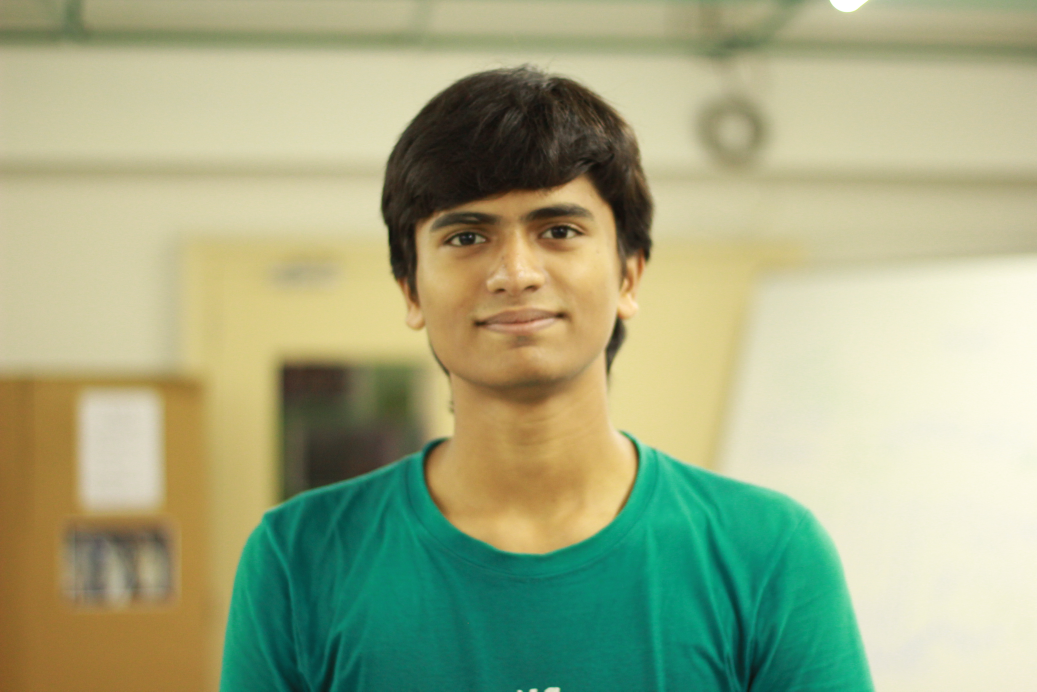
#> input picture sampleFaceImage3.JPG, 5184 x 3456 px (shown at 1/5 size)
$ python grabcut_modified.py   (Python 2 division)
#> lines starting #> are read from the running program, lines starting #| are printed output that depends on the picture; after the words box and inside, x2 and y2 are one past the last pixel; in counts of white or black regions, pixels touching at a corner belong together

import numpy as np
import cv2
import pdb
import math

face_cascade = cv2.CascadeClassifier('haarcascade_frontalface_default.xml')
eye_cascade = cv2.CascadeClassifier('haarcascade_eye.xml')
mouth_cascade = cv2.CascadeClassifier('haarcascade_mcs_mouth.xml')
nose_cascade = cv2.CascadeClassifier('haarcascade_mcs_nose.xml')

img = cv2.imread('sampleFaceImage3.JPG')
#> img is the input picture: shape (3456, 5184, 3); mean B, G, R 131.7, 170.3, 161.4
img2 = img.copy()
#img = cv2.imread('sampleFaceImage2.jpg')
#img = cv2.imread('sampleFaceImage3.JPG')
#----For Debugging-------
# img = cv2.cvtColor(img, cv2.COLOR_BGR2GRAY)

height, width, depth= img.shape
#> height = 3456; width = 5184; depth = 3
height, width = width, height
#> height = 5184; width = 3456
maxDimension = 400
if (height>width):
    dim = (maxDimension, int(((width*maxDimension)/height)))
#> dim = (400, 266)
    img = cv2.resize(img, dim)#, interpolation = cv2.INTER_AREA)
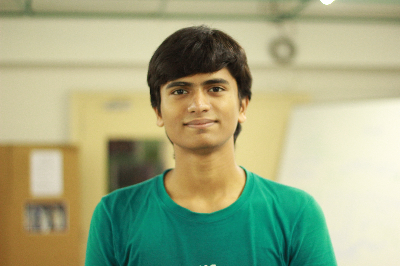
#> img: shape (266, 400, 3); mean B, G, R 131.6, 170.2, 161.3
else:
    dim = (int(((height*maxDimension)/width)), maxDimension)
# pdb.set_trace();
img = cv2.resize(img, dim)#, interpolation = cv2.INTER_AREA)
# gray = cv2.cvtColor(img, cv2.COLOR_BGR2GRAY)

#img2 = cv2.resize(img, img2, np.array([height, width]), b, b, cv2.INTER_LINEAR)

gray = cv2.cvtColor(img, cv2.COLOR_BGR2GRAY)
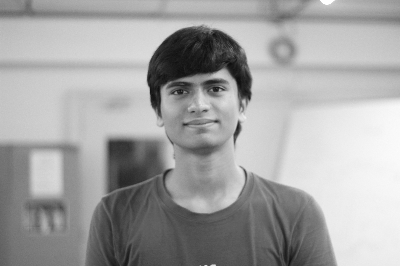
#> gray: shape (266, 400); min 13, max 255, mean 163.1
cv2.equalizeHist(gray, gray)
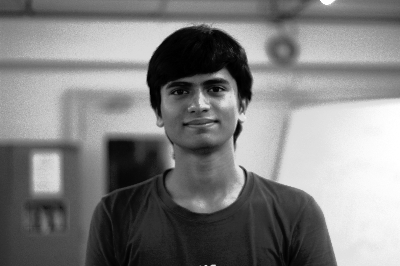
#> gray: shape (266, 400); min 0, max 255, mean 128.3

faces = face_cascade.detectMultiScale(gray, 1.1,2)
#> faces = [[150, 52, 97, 97]]
midPoint = np.arange(8)
#midPoint = [0 for x in range(6)]

mask = np.zeros(img.shape[:2],dtype = np.uint8) # mask initialized to PR_BG
bgdmodel = np.zeros((1,65),np.float64)
fgdmodel = np.zeros((1,65),np.float64)
for (x,y,w,h) in faces:
    cv2.rectangle(img,(x,y),(x+w,y+h),(255,0,0),2)
    rect = (max((x-w/2), 0),max((y-h/2),0),2*w,2*h)
    #cv2.equalizeHist(img,rect)
    cv2.grabCut(img,mask,rect,bgdmodel,fgdmodel,1,cv2.GC_INIT_WITH_RECT)
#> this loop made 1 pass
#> (x, y, w, h, rect) on pass 1: (150, 52, 97, 97, (102, 4, 194, 194))
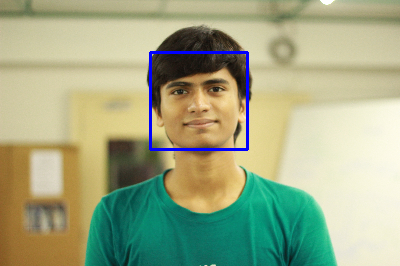
#> img: shape (266, 400, 3); 1.09% of pixels changed, all inside (x1, y1, x2, y2) = (149, 51, 249, 151)


mask2 = np.where((mask==1) + (mask==3),255,0).astype('uint8')
output = cv2.bitwise_and(img,img,mask=mask2)
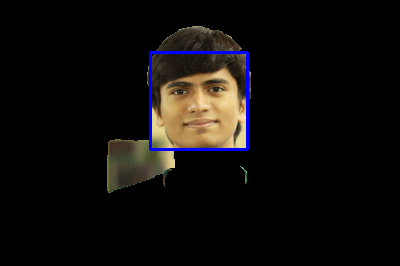
#> output: shape (266, 400, 3); mean B, G, R 11.1, 12.6, 14.9

cv2.imshow('input image',img)
cv2.imshow('output image',output)
cv2.waitKey(0)
cv2.destroyAllWindows()
